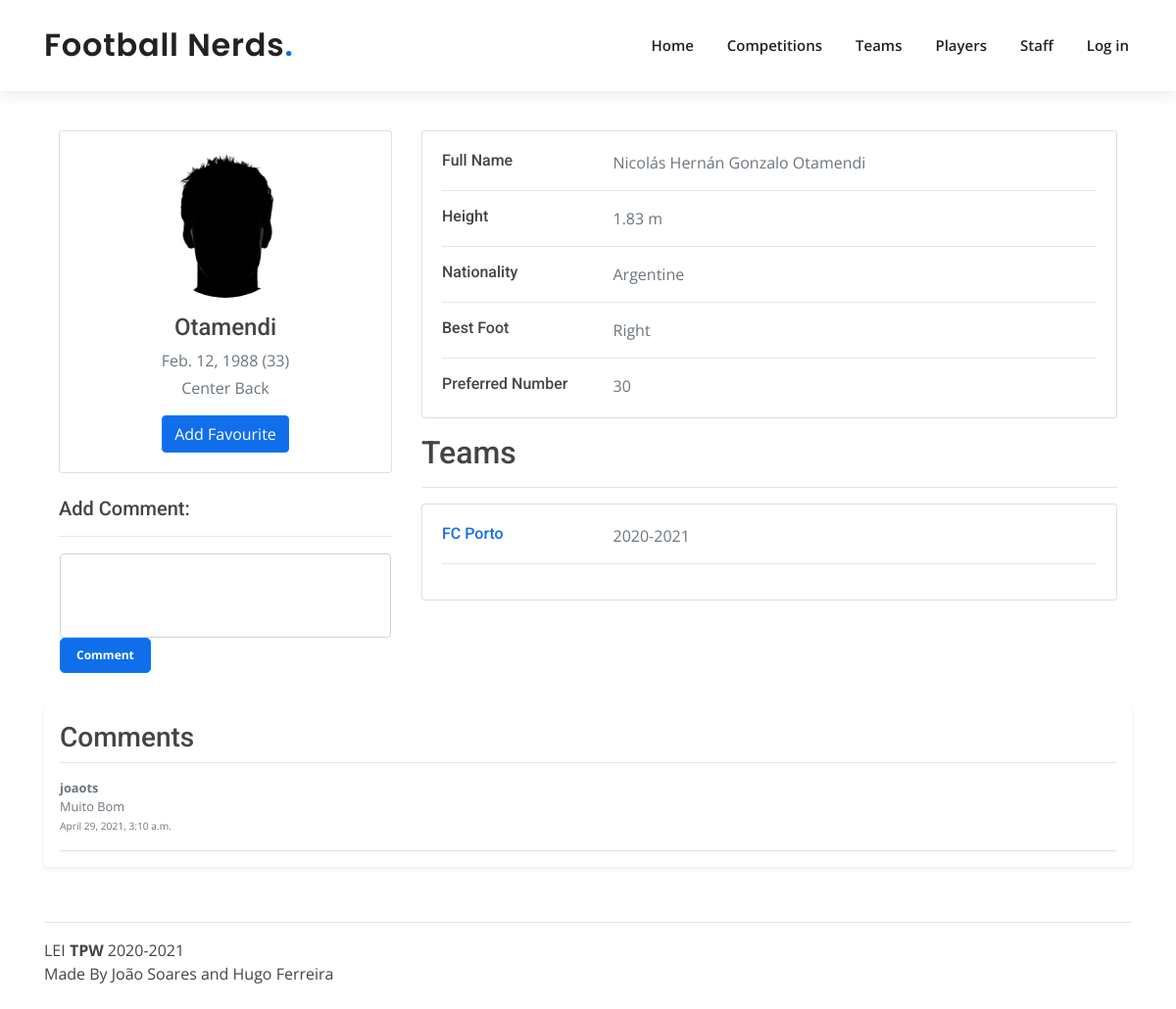
/players/105, run on the app's committed database.
### app/models.py (models this page shows, shortened)
class Player(models.Model):
    POSITION_CHOICES = (
        ('Striker', 'ST-Striker'),
        ('Left Winger', 'LW-Left Winger'),
        ('Right Winger', 'RW-Right Winger'),
        ('Central Attacking Midfielder', 'CAM-Central Attacking Midfielder'),
        ('Central Midfielder', 'CM-Central Midfielder'),
        ('Central Defensive Midfielder', 'CDM-Central Defensive Midfielder'),
        ('Left Back', 'LB-Left Back'),
        ('Right Back', 'RB-Right Back'),
        ('Center Back', 'CB-Center Back'),
        ('Goalkeeper', 'GR-Goalkeeper'),
    )
    BEST_FOOT = (('Left', 'L-Left'), ('Right', 'R-Right'), ('Both', 'B-Both'))
    full_name = models.CharField(max_length=120)
    name = models.CharField(max_length=90)
    birthday = models.DateField()
    height = models.FloatField(validators=[MinValueValidator(0)])
    nationality = models.CharField(max_length=70)
    position = models.CharField(max_length=28, choices=POSITION_CHOICES)
    best_foot = models.CharField(max_length=5, choices=BEST_FOOT)
    preferred_number = models.PositiveIntegerField(validators=[MinValueValidator(1),MaxValueValidator(100)])
    player_img = models.ImageField(upload_to=playerdir, default="players/default_player.png")

class Team(models.Model):
    full_name = models.CharField(max_length=70)
    name = models.CharField(max_length=70)
    abreviated_name = models.CharField(max_length=4)
    founding_year = models.IntegerField()
    club_badge_img = models.ImageField(upload_to=teamdir, default="teams/default_club.png")
    city = models.CharField(max_length=20)
    country = models.CharField(max_length=20)
    players = models.ManyToManyField(Player, through='PlayerPlaysFor')
    formation = models.CharField(max_length=5, validators=[RegexValidator(
        regex='[0-9]{1}-[0-9]{1}-[0-9]{1}',
        message='Season must follow the format number-number-number',
        code='invalid_formation'
    )])

class PlayerPlaysFor(models.Model):
    player = models.ForeignKey(Player, on_delete=models.CASCADE)
    team = models.ForeignKey(Team, on_delete=models.CASCADE)
    season = models.CharField(max_length=9, validators=[RegexValidator(
        regex='[0-9]{4}-[0-9]{4}',
        message='Season must follow the format year-year',
        code='invalid_season'
    )])

class CommentPlayer(models.Model):
    player = models.ForeignKey(Player, on_delete=models.CASCADE)
    user = models.ForeignKey(NormalUser, on_delete=models.CASCADE)
    timeofpost = models.DateTimeField(default=datetime.now)
    comment = models.CharField(max_length=120)

class NormalUser(models.Model):
    user = models.OneToOneField(User, on_delete=models.CASCADE)
    job_football_related = models.BooleanField()
    favouriteplayers = models.ManyToManyField(Player, through='FavouritePlayer')
    favouriteteams = models.ManyToManyField(Team, through='FavouriteTeam')
    favouritecompetitions = models.ManyToManyField(Competition, through='FavouriteCompetition')

### app/views.py (the view, shortened to what this page needs)
# urls.py: path('players/<int:id>', views.player_details, name='player_details'),
def player_details(request, id):
    if not request.user.is_authenticated:
        favouriteplayer = False
        deleteeditbbt = False
    try:
        t_parms = {
            'player': Player.objects.get(id=id),
            'teams': set(Team.objects.filter(playerplaysfor__player_id=id).distinct()),  # TODO: Encontrar melhor solução
            'season': PlayerPlaysFor.objects.filter(player_id=id),
            'comments': CommentPlayer.objects.filter(player_id=id),
            'age': int((datetime.date.today() - Player.objects.get(id=id).birthday).days / 365),
            'favouriteplayer': favouriteplayer,
            'formComment': MakeCommentForm(),
            'deleteeditbbt': deleteeditbbt
        }
        return render(request, 'player_details.html', t_parms)
    except:
        return error_render(request, 404, "Player not Found")

### app/forms.py
class MakeCommentForm(forms.Form):
    comment = forms.CharField(widget=forms.Textarea, label='Add Comment')
    fields = ('comment')
    def __init__(self, *args, **kwargs):
        super().__init__(*args, **kwargs)
        for myField in self.fields:
            self.fields[myField].widget.attrs['rows'] = 3
            self.fields[myField].widget.attrs['class'] = 'form-control'
            self.fields[myField].widget.attrs['style'] = 'resize:none'

### templates/player_details.html (shortened to what this page needs)
{% extends 'layout.html' %}
{% load static %}
{% block content %}
<div class="container" style="padding-top: 40px">
    <div class="main-body">
          <div class="row gutters-sm">
            <div class="col-md-4 mb-3">
              <div class="card">
                <div class="card-body">
                  <div class="d-flex flex-column align-items-center text-center">
                    <img src="{% static 'img/' %}{{ player.player_img.url }}" alt="Admin" class="rounded-circle" width="150" height="150">
                    <div class="mt-3">
                      <h4>{{ player.name }}</h4>
                      <p class="text-secondary mb-1">{{ player.birthday }} ({{ age }})</p>
                      <p class="text-muted font-size-sm">{{ player.position }}</p>
                      <form action="{% url 'players' %}{{ player.id }}" method="post" >
                        {% if favouriteplayer %}
                            <button style="background: #106eea;" class="btn btn-primary" name="remove" remove="remove"> Remove Favourite</button>
                        {% else %}
                            <button style="background: #106eea;" class="btn btn-primary" value="add" name="add">Add Favourite</button>
                        {% endif %}
                      </form>
                    </div>
                  </div>
                </div>
              </div>
            <br>
            <h5>{{ formComment.comment.label}}:</h5>
            <hr>
              <div class="card mt-3" style="border-color: white">
                  <form action="{% url 'players' %}{{ player.id }}" method="post">
                      {{ formComment.comment }}
                      <button style="background: #106eea;font-size: 12px; font-weight: bolder;" type="submit" class="btn btn-primary btn-lg">Comment</button>
                  </form>
              </div>
            </div>
            <div class="col-md-8">
              <div class="card mb-3">
                <div class="card-body">
                  <div class="row">
                    <div class="col-sm-3">
                      <h6 class="mb-0">Full Name</h6>
                    </div>
                    <div class="col-sm-9 text-secondary">
                        {{player.full_name}}
                    </div>
                  </div>
                  <hr>
                  <div class="row">
                    <div class="col-sm-3">
                      <h6 class="mb-0">Height</h6>
                    </div>
                    <div class="col-sm-9 text-secondary">
                        {{player.height}} m
                    </div>
                  </div>
                  <hr>
                  <div class="row">
                    <div class="col-sm-3">
                      <h6 class="mb-0">Nationality</h6>
                    </div>
                    <div class="col-sm-9 text-secondary">
                      {{ player.nationality }}
                    </div>
                  </div>
                  <hr>
                  <div class="row">
                    <div class="col-sm-3">
                      <h6 class="mb-0">Best Foot</h6>
                    </div>
                    <div class="col-sm-9 text-secondary">
                      {{ player.best_foot }}
                    </div>
                  </div>
                  <hr>
                  <div class="row">
                    <div class="col-sm-3">
                      <h6 class="mb-0">Preferred Number</h6>
                    </div>
                    <div class="col-sm-9 text-secondary">
                      {{ player.preferred_number }}
                    </div>
                  </div>
                </div>
              </div>
                    <h2>Teams</h2>
                    <hr>
                    <div class="card mb-3">
                <div class="card-body">
                {% for team in teams %}
                {% for sea in season %}
                    <div class="row">
                    <div class="col-sm-3">
                       <a href="{% url 'teams' %}{{ team.id }}"><h6 class="mb-0">{{ team.name}}</h6></a>
                    </div>
                    <div class="col-sm-9 text-secondary">
                        {% if sea.team.id == team.id %}
                        {{sea.season}}
                        {% endif %}
                    </div>
                  </div>
                  <hr>
                {% endfor %}
                {% endfor %}
                </div>
                </div>
            </div>
            </div>
          </div>
        </div>
          <div class="my-3 p-3 bg-body rounded shadow-sm">
            <h3 class="border-bottom pb-2 mb-0">Comments</h3>
              {% for comment in comments %}
            <div class=" border-bottom d-flex text-muted pt-3">
              <p class="pb-3 mb-0 small lh-sm ">
                <strong class="d-block text-gray-dark">{{ comment.user.user }}</strong>
                {{ comment.comment }}
                  <br>
                  <small>{{ comment.timeofpost }}</small>
              </p>
            </div>
              {% endfor %}
            </div>
          </div>
{% endblock %}

### app/static/css/style.css (style rules this page uses)
body { font-family: "Open Sans", sans-serif; color: #444444; }
a { color: #106eea; }
h1, h2, h3, h4, h5, h6 { font-family: "Roboto", sans-serif; }

### data on the page
Player: player_img (placeholder picture), name "Otamendi", birthday "Feb. 12, 1988", position "Center Back", full_name "Nicolás Hernán Gonzalo Otamendi", height "1.83", nationality "Argentine", best_foot "Right", preferred_number "30"
Team: name "FC Porto"
PlayerPlaysFor: season "2020-2021"
CommentPlayer: user.user "joaots", comment "Muito Bom", timeofpost "April 29, 2021, 3:10 a.m."

### other printed values
{{ age }} "33"
